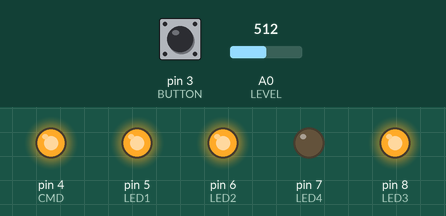
Bench run of a sketch on a simulated Arduino Uno, built with avr-gcc and run on an emulated ATmega328P. Parts: output pins drawn as LEDs (lit = HIGH). Inputs (shaded band) come from the test bench; at power-on: pin 3 (BUTTON) HIGH, A0 (LEVEL) = 512.

Above: at 0.1 s.
At 0.6 s:
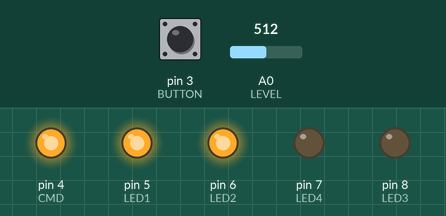
At 1.1 s:
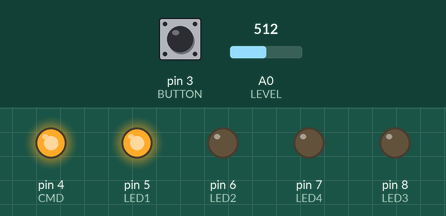
At 1.6 s:
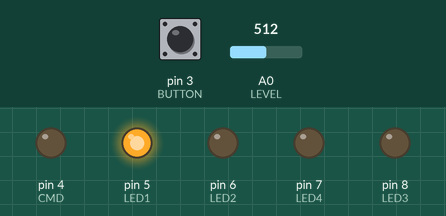
Timing chart, 0 to 3.1 s (numbered marks = the images above):
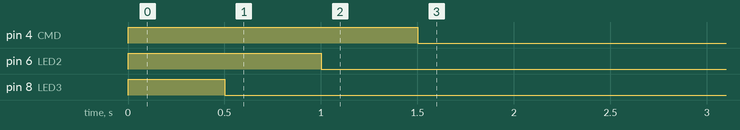

The sketch:

BatteryDischargeProtection.ino
```cpp
#define BUTTON 3
#define CMD 4
#define LED1 5
#define LED2 6
#define LED3 8
#define LED4 7
#define LEVEL A0

float _voltageCorrection = 1.0;

enum State_enum {FULL, ALMOST, HALF, LOWER};
uint8_t _state;

void setup() {
  pinMode(BUTTON, INPUT_PULLUP);
  pinMode(LED1, OUTPUT);
  pinMode(LED2, OUTPUT);
  pinMode(LED3, OUTPUT);
  pinMode(LED4, OUTPUT);
  pinMode(CMD, OUTPUT);
  pinMode(LEVEL, INPUT);

  digitalWrite(CMD, HIGH);

  //Serial.begin(115200);
  changeState(FULL);
}

void loop() {
  float volt = getVoltage();

  if (_state == FULL && volt < 4.00 * 4.0) {
    changeState(ALMOST);
  } else if (_state == ALMOST && volt < 3.85 * 4.0) {
    changeState(HALF);
  } else if (_state == HALF && volt < 3.70 * 4.0) {
    changeState(LOWER);
  } else if (_state == LOWER && volt < 3.50 * 4.0) {
    digitalWrite(CMD, LOW);
  }

  if (digitalRead(BUTTON) == LOW) {
    digitalWrite(CMD, LOW);
  }

  delay(500);
}

void changeState(uint8_t state) {
  switch (state) {
    case FULL:
      digitalWrite(LED1, HIGH);
      digitalWrite(LED2, HIGH);
      digitalWrite(LED3, HIGH);
      digitalWrite(LED4, HIGH);
      break;
    case ALMOST:
      digitalWrite(LED1, HIGH);
      digitalWrite(LED2, HIGH);
      digitalWrite(LED3, HIGH);
      digitalWrite(LED4, LOW);
      break;
    case HALF:
      digitalWrite(LED1, HIGH);
      digitalWrite(LED2, HIGH);
      digitalWrite(LED3, LOW);
      digitalWrite(LED4, LOW);
      break;
    case LOWER:
      digitalWrite(LED1, HIGH);
      digitalWrite(LED2, LOW);
      digitalWrite(LED3, LOW);
      digitalWrite(LED4, LOW);
  }

  _state = state;
}

float getVoltage() {
  int analog = analogRead(LEVEL);
  float u2 = (analog * 3.3) / 1023.0;
  float voltage = (u2 * (43000.0 + 10000.0)) / 10000.0;
  voltage *= _voltageCorrection;

  return voltage;
}
```

Measured:
- by itself, pin 4 (CMD): HIGH → LOW at 1.5 s
- by itself, pin 6 (LED2): HIGH → LOW at 1.0 s
- by itself, pin 8 (LED3): HIGH → LOW at 0.50 s
